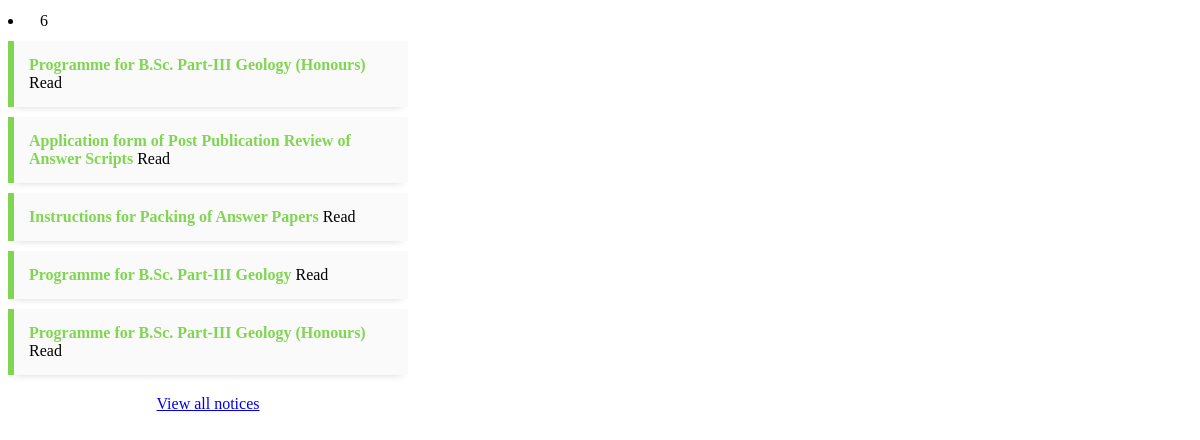
The app's page /noti_menu.php with its own data.
### tables this page shows
CREATE TABLE `noticeboard` (
  `id` int(10) NOT NULL,
  `heading` varchar(300) NOT NULL,
  `notice` text NOT NULL,
  `person` varchar(200) NOT NULL,
  `shortname` varchar(30) NOT NULL,
  `date` varchar(100) NOT NULL,
  `time` varchar(30) NOT NULL
);

### noti_menu.php (the view, shortened to what this page needs)
<!DOCTYPE html>
<html lang="en">
<head>
    <link rel="stylesheet" href="css/noti.css">
</head>
<body>
		<li class="cart-icon login <?php  ?>">
			<i class="fa fa-bell js-show-header-dropdown" style="font-size: 20px;padding: 5px;"></i>
			<span class="header-icons-noti">6<?php  ?></span>
			<div class="header-cart header-dropdown" style="width: 400px;overflow: hidden;padding: 0;margin: 0;">
				<div class=" <?php  ?>" id="" >
<?php
$get_notice = mysqli_query($db, "SELECT * FROM noticeboard ORDER BY id DESC limit 5");
while($notice_data = mysqli_fetch_array($get_notice)){
$heading = $notice_data['heading'];
?>
		<div class="notice notice-success">
	        <strong><?php echo $heading; ?></strong>
	        <span class="pull-right text-success readMore">Read</span>
	    </div>
<?php } ?>
				</div>
			<div class="" style="text-align: center;padding: 10px;">
				<a href="notices.php">View all notices</a>
			</div>
			</div>
		</li>
</body>
</html>

### css/noti.css (style rules this page uses)
.notice:first-child { margin-top:10px; }
.notice { padding: 15px; background-color: #fafafa; border-left: 6px solid #7f7f84; margin-bottom: 10px; -webkit-box-shadow: 0 5px 8px -6px rgba(0,0,0,.2); -moz-box-shadow: 0 5px 8px -6px rgba(0,0,0,.2); box-shadow: 0 5px 8px -6px rgba(0,0,0,.2); }
.notice-success { border-color: #80D651; }
.notice-success>strong { color: #80D651; }
.readMore { cursor:pointer; }

### records on screen
noticeboard: heading "Programme for B.Sc. Part-III Geology (Honours)"
noticeboard: heading "Application form of Post Publication Review of Answer Scripts"
noticeboard: heading "Instructions for Packing of Answer Papers"
noticeboard: heading "Programme for B.Sc. Part-III Geology"
noticeboard: heading "Programme for B.Sc. Part-III Geology (Honours)"
